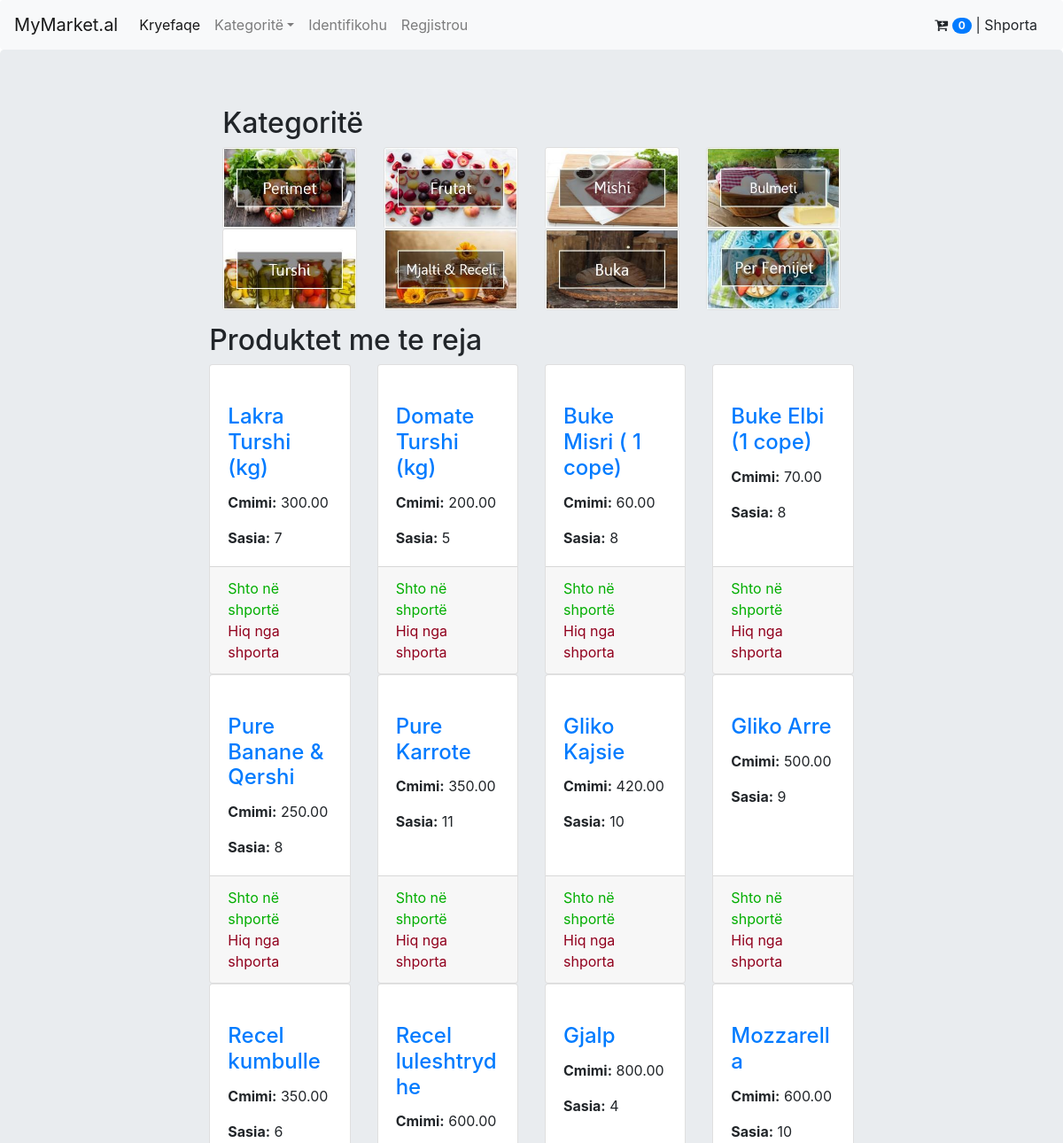
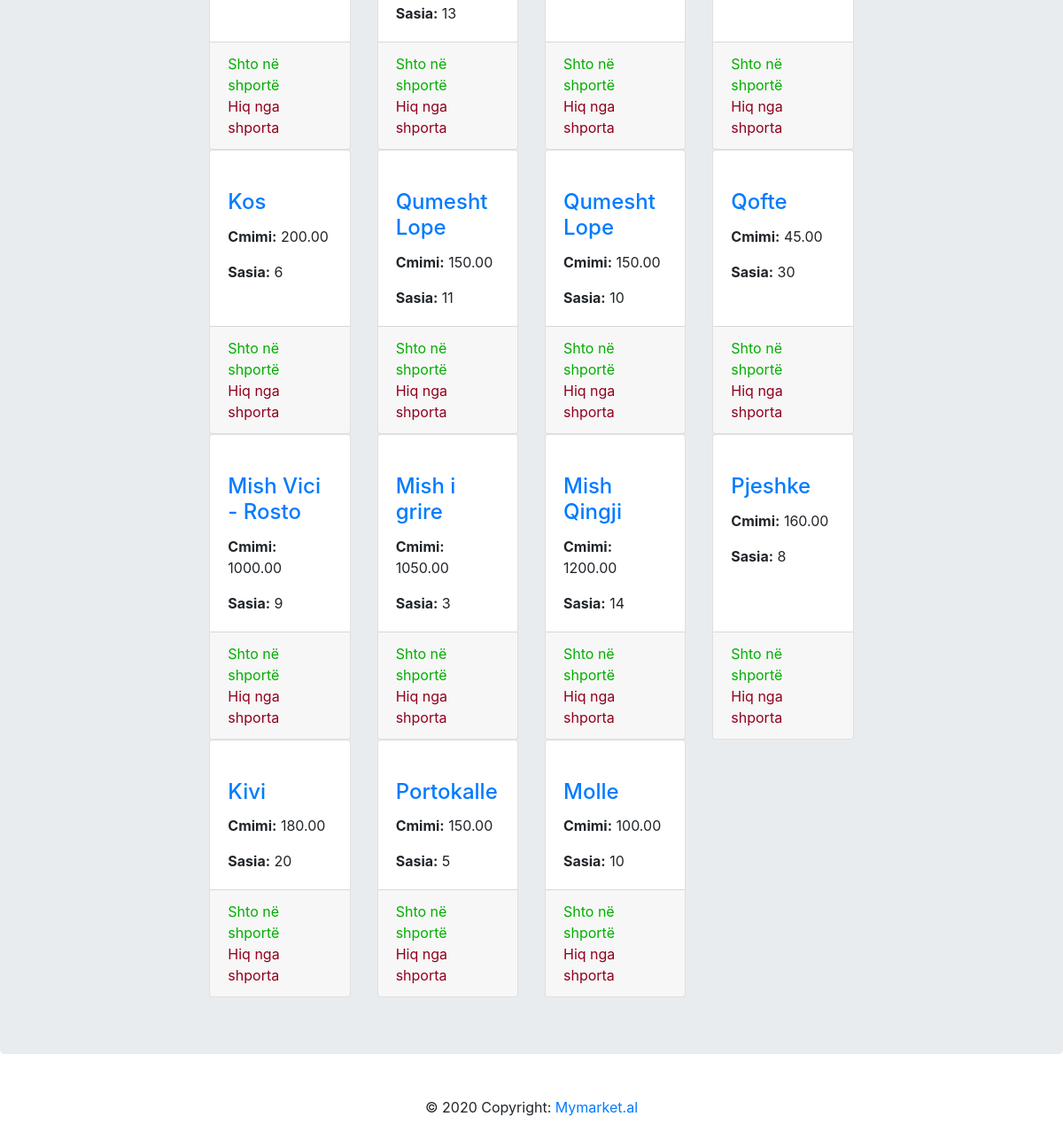
/kategori/3/, run on the app's committed database (2 pictures, top to bottom).
### market/models.py (models this page shows, shortened)
class Kategori(models.Model):
    emri = models.CharField(verbose_name='Emri', max_length=25)
    logo = models.ImageField(verbose_name='Logo', upload_to='static/media/')
    class Meta:
        verbose_name = 'Keategori'
        verbose_name_plural = 'Keategoritë'

class Product(models.Model):
    name = models.CharField(verbose_name='Emri', max_length=25)
    image = models.ImageField(verbose_name='Logo', upload_to='static/media/')
    cmimi_blerje = models.DecimalField(verbose_name='Cmimi i blerjes', max_digits=50, decimal_places=2)
    price = models.DecimalField(verbose_name='Cmimi ', max_digits=50, decimal_places=2)
    sasia = models.IntegerField(verbose_name='Sasia')
    njesia_matese = models.CharField(choices=NJESITE, default=NJESITE[0][0], max_length=10)
    kategoria = models.ForeignKey(to=Kategori, on_delete=models.CASCADE, related_name='produktet')
    dyqani = models.ForeignKey(to=Dyqan, on_delete=models.CASCADE, related_name='produktet')
    class Meta:
        verbose_name = 'Produkt'
        verbose_name_plural = 'Produkte'

### market/views.py (the view)
# urls.py: path('kategori/<int:dyqan_id>/', kategorite, name='kategori'),
def kategorite(request, dyqan_id):
    kategori = Kategori.objects.all()
    produkte = Product.objects.filter(dyqani=dyqan_id).order_by('-id')
    data = {
        'kategorite': kategori,
        'produkte': produkte,
        'dyqan_id': dyqan_id
    }
    return render(request, 'kategorite.html', data)

### market/context_processors.py (called while the page is built)
def kategorite(request):
    return {'kategorite': Kategori.objects.all()}

### templates/kategorite.html
{% extends 'index.html' %}
{% block content %}
    <div class="container">
        <h2>Kategoritë</h2>
        <div class="row">
            {% for kategori in kategorite %}
                <div class="col-lg-3 col-sm-6 ">
                    <div class="card h-100">
                        <a href="{% url 'produktet' dyqan_id kategori.id %}">
                            <img class="card-img-top" src="/{{ kategori.logo }}" alt=""></a>
                    </div>
                </div>
            {% endfor %}
        </div>
    </div>
    <div class="last-products" style="padding-top: 2%">
        <h2>Produktet me te reja</h2>
        <div class="row">
            {% for produkt in produkte %}
                <div class="col-lg-3 col-sm-6 ">
                    <div class="card h-100">
                        <a href="#"><img class="card-img-top" src="/{{ produkt.image }}" alt=""></a>
                        <div class="card-body">
                            <h4 class="card-title">
                                <a href="#">{{ produkt.name }}</a>
                            </h4>
                            <p class="card-text"><b>Cmimi:</b> {{ produkt.price }}</p>
                            <p class="card-text"><b>Sasia:</b> {{ produkt.sasia }}</p>
                        </div>
                        <div class="card-footer">
                            <a href="{% url 'cart_add' produkt.id %}" style="color: #02ae00">Shto në shportë</a>
                            <br>
                            <a href="{% url 'cart_clear' %}" style="color: #91001d">Hiq nga shporta</a><br>
                        </div>
                    </div>
                </div>
            {% endfor %}
        </div>
    </div>
{% endblock %}

### data on the page
Kategori: logo (picture)
Kategori: logo (picture)
Kategori: logo (picture)
Kategori: logo (picture)
Kategori: logo (picture)
Kategori: logo (picture)
Kategori: logo (picture)
Kategori: logo (picture)
Product: name "Lakra Turshi (kg)", price "300.00", sasia "7"
Product: name "Domate Turshi (kg)", price "200.00", sasia "5"
Product: name "Buke Misri ( 1 cope)", price "60.00", sasia "8"
Product: name "Buke Elbi (1 cope)", price "70.00", sasia "8"
Product: name "Pure Banane & Qershi", price "250.00", sasia "8"
Product: name "Pure Karrote", price "350.00", sasia "11"
Product: name "Gliko Kajsie", price "420.00", sasia "10"
Product: name "Gliko Arre", price "500.00", sasia "9"
Product: name "Recel kumbulle", price "350.00", sasia "6"
Product: name "Recel luleshtrydhe", price "600.00", sasia "13"
Product: name "Gjalp", price "800.00", sasia "4"
Product: name "Mozzarella", price "600.00", sasia "10"
Product: name "Kos", price "200.00", sasia "6"
Product: name "Qumesht Lope", price "150.00", sasia "11"
Product: name "Qumesht Lope", price "150.00", sasia "10"
Product: name "Qofte", price "45.00", sasia "30"
Product: name "Mish Vici - Rosto", price "1000.00", sasia "9"
Product: name "Mish i grire", price "1050.00", sasia "3"
Product: name "Mish Qingji", price "1200.00", sasia "14"
Product: name "Pjeshke", price "160.00", sasia "8"
Product: name "Kivi", price "180.00", sasia "20"
Product: name "Portokalle", price "150.00", sasia "5"
Product: name "Molle", price "100.00", sasia "10"

### other printed values
{{ request.session.cart|length }} "0"
